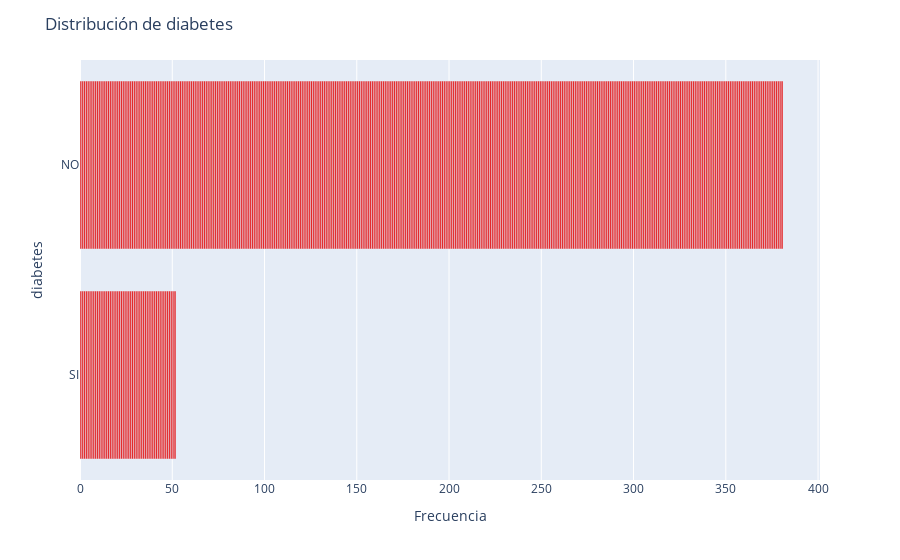
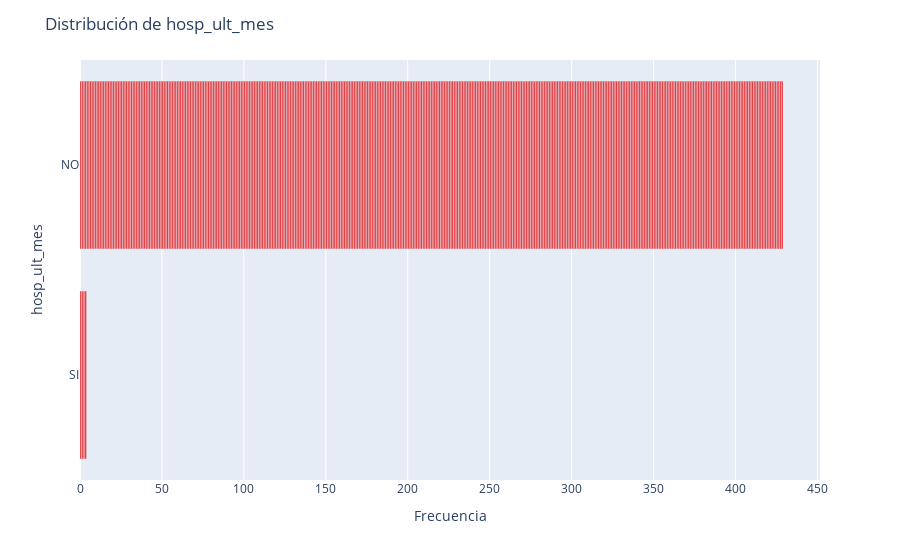
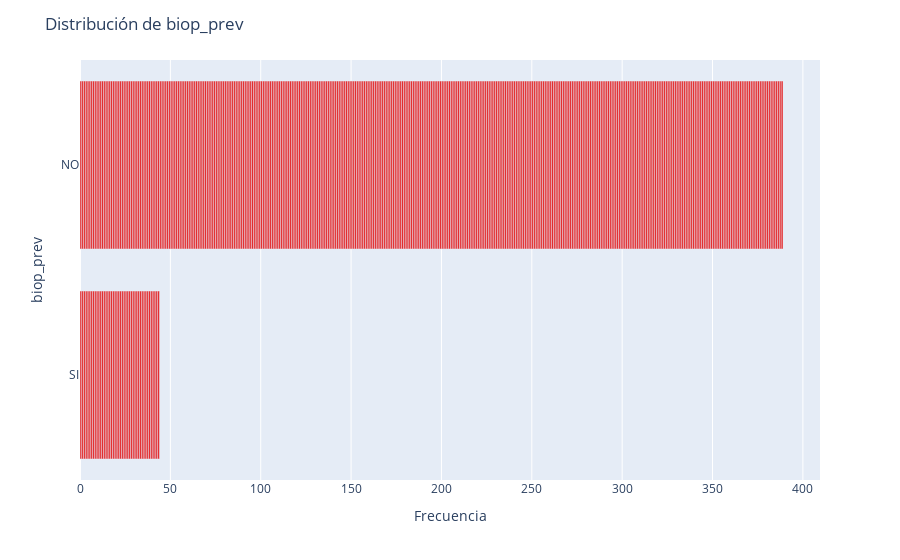
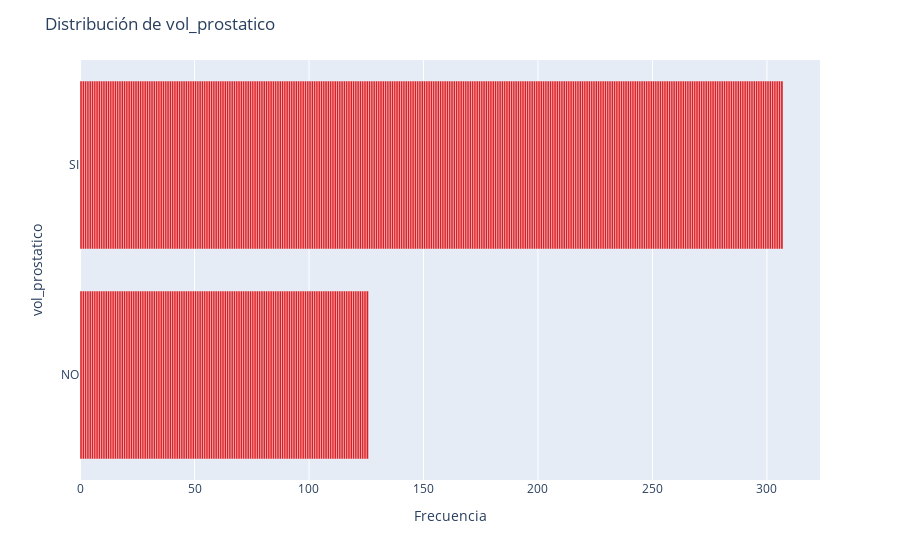

The cell these charts' notebook holds for them, in order:
### Code cell
import plotly.express as px
import pandas as pd

# Paleta de colores
colors = px.colors.qualitative.Set1  # Puedes cambiar la paleta si lo deseas

columnas = ['diabetes', 'hosp_ult_mes', 'biop_prev', 'vol_prostatico', 
            'antib_en_profilaxis', 'cup', 'e_cpo', 
            'biopsia', 'fiebre', 'itu', 'tipo_cultivo', 'agente_aislado', 'patron_resistencia', 
            'hospitalizacion']

for columna in columnas:
    # Crear el gráfico de barras con la paleta de colores
    fig = px.bar(df_main, y=df_main[columna], color_discrete_sequence=[colors[0]])
    
    # Configuraciones del diseño
    fig.update_layout(
        title=f'Distribución de {columna}',
        xaxis_title='Frecuencia',
        yaxis_title=columna,
        yaxis=dict(categoryorder='total ascending'),  # Ordenar por frecuencia
    )

    # Mostrar el gráfico
    fig.show()

### Figure 1 — Plotly figure (JSON) as saved in the notebook; plotly's stock layout.template omitted (floating-point values rounded to 4 significant figures; data arrays with more than 128 entries replaced by an {"elided": "..."} marker saying what was removed)
{"data": [{"alignmentgroup": "True", "hovertemplate": "count=%{x}<br>diabetes=%{y}<extra></extra>", "legendgroup": "", "marker": {"color": "rgb(228,26,28)", "pattern": {"shape": ""}}, "name": "", "offsetgroup": "", "orientation": "h", "showlegend": false, "textposition": "auto", "type": "bar", "x": {"elided": "433 int values"}, "xaxis": "x", "y": {"elided": "433 str values"}, "yaxis": "y"}], "layout": {"barmode": "relative", "legend": {"tracegroupgap": 0}, "margin": {"t": 60}, "title": {"text": "Distribución de diabetes"}, "xaxis": {"anchor": "y", "domain": [0, 1], "title": {"text": "Frecuencia"}}, "yaxis": {"anchor": "x", "categoryorder": "total ascending", "domain": [0, 1], "title": {"text": "diabetes"}}}}

### Figure 2 — Plotly figure (JSON) as saved in the notebook; plotly's stock layout.template omitted (floating-point values rounded to 4 significant figures; data arrays with more than 128 entries replaced by an {"elided": "..."} marker saying what was removed)
{"data": [{"alignmentgroup": "True", "hovertemplate": "count=%{x}<br>hosp_ult_mes=%{y}<extra></extra>", "legendgroup": "", "marker": {"color": "rgb(228,26,28)", "pattern": {"shape": ""}}, "name": "", "offsetgroup": "", "orientation": "h", "showlegend": false, "textposition": "auto", "type": "bar", "x": {"elided": "433 int values"}, "xaxis": "x", "y": {"elided": "433 str values"}, "yaxis": "y"}], "layout": {"barmode": "relative", "legend": {"tracegroupgap": 0}, "margin": {"t": 60}, "title": {"text": "Distribución de hosp_ult_mes"}, "xaxis": {"anchor": "y", "domain": [0, 1], "title": {"text": "Frecuencia"}}, "yaxis": {"anchor": "x", "categoryorder": "total ascending", "domain": [0, 1], "title": {"text": "hosp_ult_mes"}}}}

### Figure 3 — Plotly figure (JSON) as saved in the notebook; plotly's stock layout.template omitted (floating-point values rounded to 4 significant figures; data arrays with more than 128 entries replaced by an {"elided": "..."} marker saying what was removed)
{"data": [{"alignmentgroup": "True", "hovertemplate": "count=%{x}<br>biop_prev=%{y}<extra></extra>", "legendgroup": "", "marker": {"color": "rgb(228,26,28)", "pattern": {"shape": ""}}, "name": "", "offsetgroup": "", "orientation": "h", "showlegend": false, "textposition": "auto", "type": "bar", "x": {"elided": "433 int values"}, "xaxis": "x", "y": {"elided": "433 str values"}, "yaxis": "y"}], "layout": {"barmode": "relative", "legend": {"tracegroupgap": 0}, "margin": {"t": 60}, "title": {"text": "Distribución de biop_prev"}, "xaxis": {"anchor": "y", "domain": [0, 1], "title": {"text": "Frecuencia"}}, "yaxis": {"anchor": "x", "categoryorder": "total ascending", "domain": [0, 1], "title": {"text": "biop_prev"}}}}

### Figure 4 — Plotly figure (JSON) as saved in the notebook; plotly's stock layout.template omitted (floating-point values rounded to 4 significant figures; data arrays with more than 128 entries replaced by an {"elided": "..."} marker saying what was removed)
{"data": [{"alignmentgroup": "True", "hovertemplate": "count=%{x}<br>vol_prostatico=%{y}<extra></extra>", "legendgroup": "", "marker": {"color": "rgb(228,26,28)", "pattern": {"shape": ""}}, "name": "", "offsetgroup": "", "orientation": "h", "showlegend": false, "textposition": "auto", "type": "bar", "x": {"elided": "433 int values"}, "xaxis": "x", "y": {"elided": "433 str values"}, "yaxis": "y"}], "layout": {"barmode": "relative", "legend": {"tracegroupgap": 0}, "margin": {"t": 60}, "title": {"text": "Distribución de vol_prostatico"}, "xaxis": {"anchor": "y", "domain": [0, 1], "title": {"text": "Frecuencia"}}, "yaxis": {"anchor": "x", "categoryorder": "total ascending", "domain": [0, 1], "title": {"text": "vol_prostatico"}}}}
